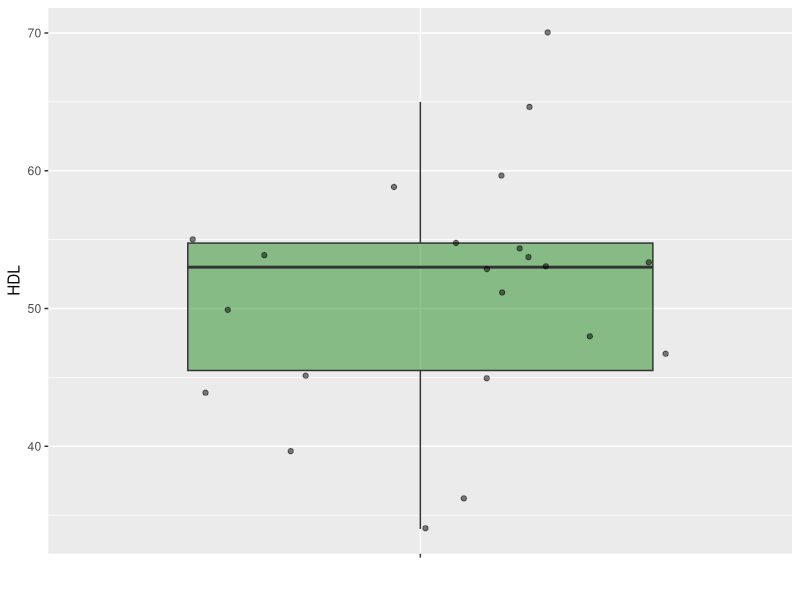
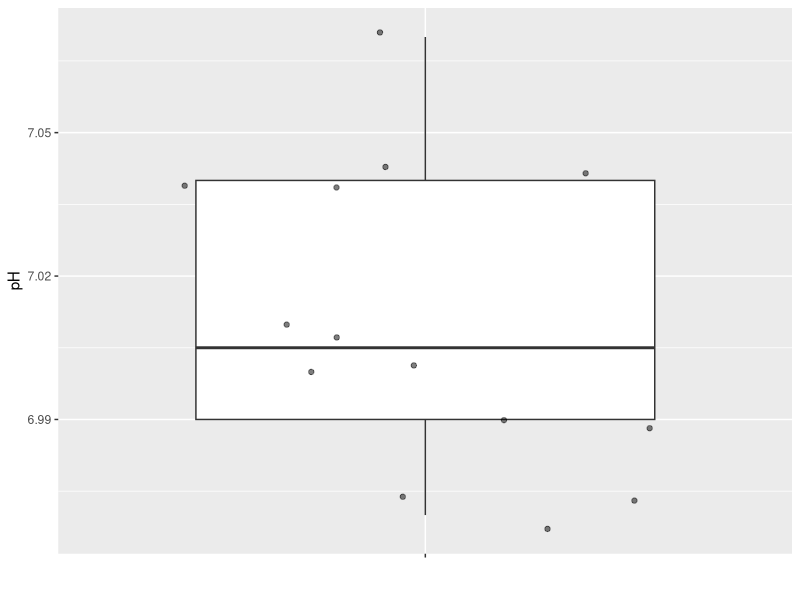
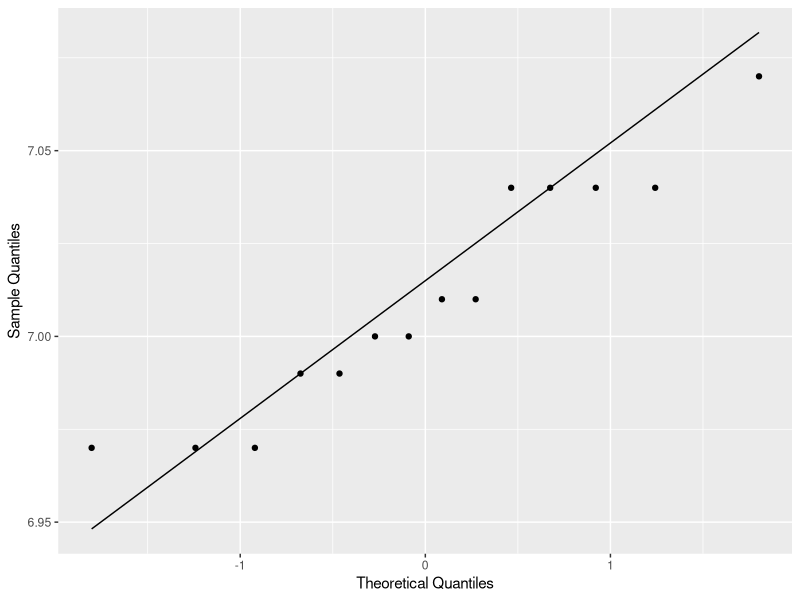
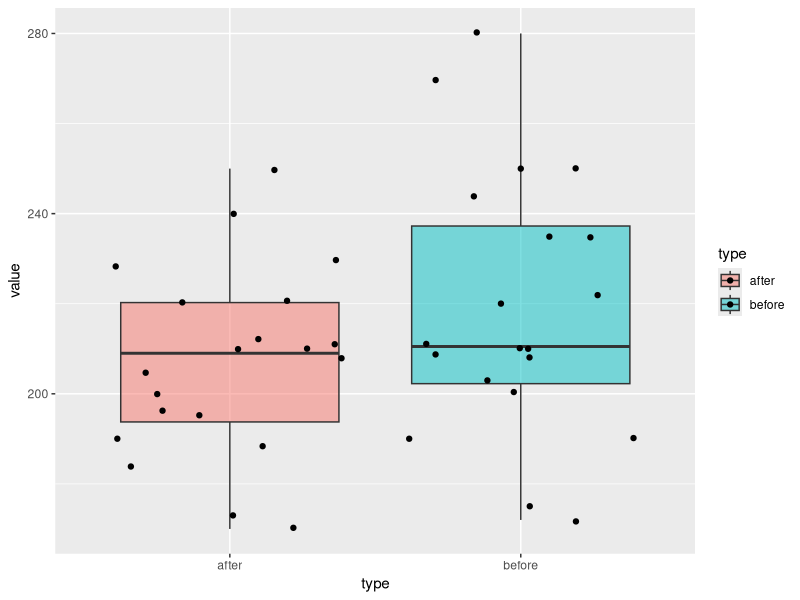
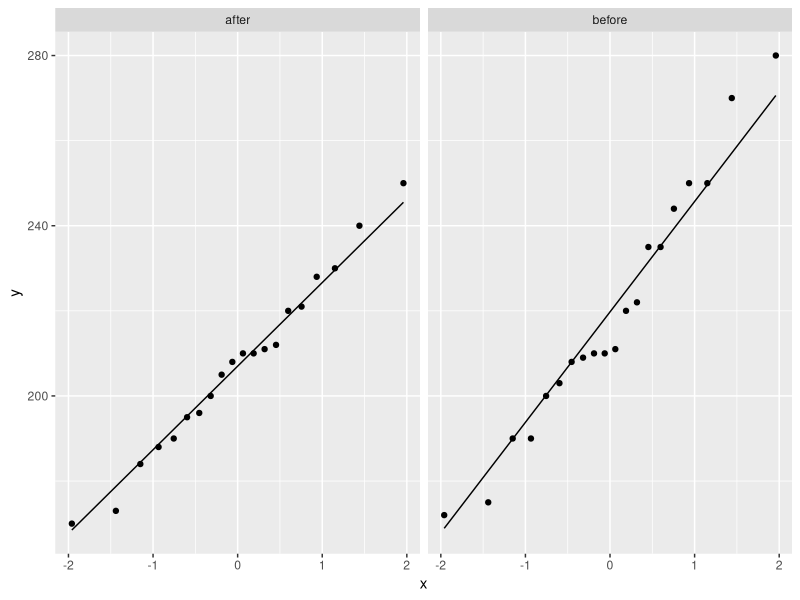
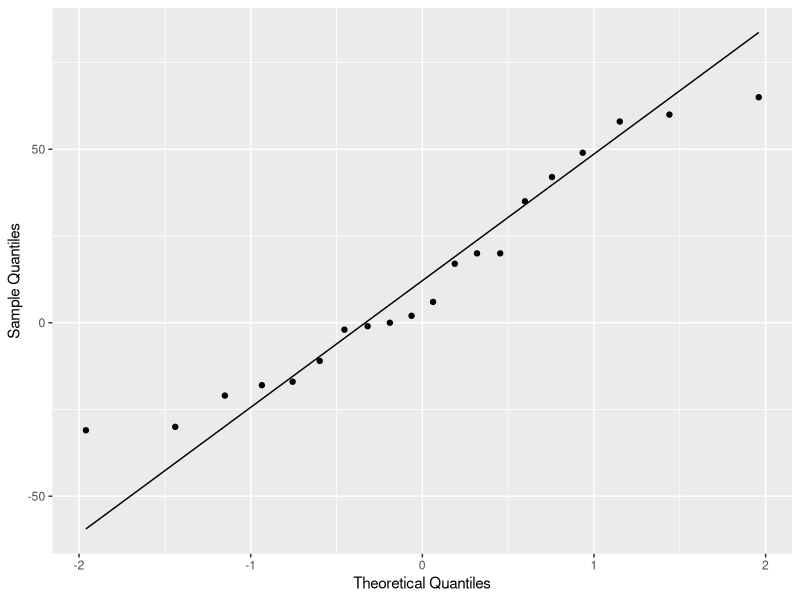

Here is the R script that generated these plots, in order:
## ---- chunk 1
library(tidyverse)
## ---- chunk 2
HDL <- c(65, 47, 51, 54, 70, 55, 44, 48, 36, 53, 45, 34, 59, 45, 54, 50, 40, 60, 53, 53, 54, 55)
## ---- chunk 3
library(ggplot2)
HDL.df <- data.frame(HDL=HDL)
ggplot(HDL.df, aes(y=HDL, x="")) + 
  geom_boxplot(outlier.shape = NA, fill="forestgreen", alpha=0.5) +
  geom_jitter(alpha=0.5) + labs(x = "")
## ---- chunk 4
ph <- c( 7.01, 7.04, 6.97, 7.00, 6.99, 6.97, 7.04, 7.04, 7.01, 7.00, 6.99, 7.04, 7.07, 6.97)
## ---- chunk 5
ph.df <- data.frame(pH=ph)
ggplot(ph.df, aes(y=pH, x="")) + 
  geom_boxplot(outlier.shape = NA) + 
  geom_jitter(alpha=0.5) + 
  labs(x = "")
## ---- chunk 6
ggplot(ph.df, 
       aes(sample=pH))+
  stat_qq() + stat_qq_line()+labs(x="Theoretical Quantiles", y="Sample Quantiles")
shapiro.test(ph.df$pH)
## ---- chunk 7
t.test(ph.df$pH, alternative = "two.sided", mu=7)

## ---- chunk 8
id <- 1:20
before <- c(210, 235, 208, 190, 172, 244, 211, 235, 210, 
            190, 175, 250, 200, 270, 222, 203, 209, 220, 250, 280)
after <- c(190, 170, 210, 188, 173, 195, 228, 200, 210, 184,
           196, 208, 211, 212, 205, 221, 240, 250, 230, 220)
cholesterol_1 <- data.frame(id=id, before=before, after=after)
head(cholesterol_1)

## ---- chunk 9
library(tidyverse)
cholesterol_2 <- pivot_longer(cholesterol_1, before:after, names_to = "type", values_to = "value")
head(cholesterol_2)
## ---- chunk 10
ggplot(data= cholesterol_2, aes(x=type, y=value)) + 
  geom_boxplot(outlier.shape = NA, aes(fill=type), alpha=0.5) + 
  geom_jitter(aes(fill=type)) 
## ---- chunk 11
cholesterol_2 |>
  group_by(type) |>
  summarize(mean = round(mean(value), 2),
            sd = round(sd(value), 2))

## ---- chunk 12
 ggplot(data = cholesterol_2, aes(sample = value)) +
  stat_qq() + 
  stat_qq_line() +
  facet_grid(. ~ type) 

## ---- chunk 13
t.test(before, after, data=cholesterol_1, "greater", paired=TRUE)
## ---- chunk 14
approach2_tbl <- tibble(diff = cholesterol_1$before - cholesterol_1$after)
## ---- chunk 15
ggplot(approach2_tbl, 
       aes(sample=diff))+
  stat_qq() + stat_qq_line()+
  labs(x="Theoretical Quantiles", y="Sample Quantiles")
shapiro.test(approach2_tbl$diff)

## ---- chunk 16

t.test(x = approach2_tbl$diff,  alternative = c("greater"), mu=0)
